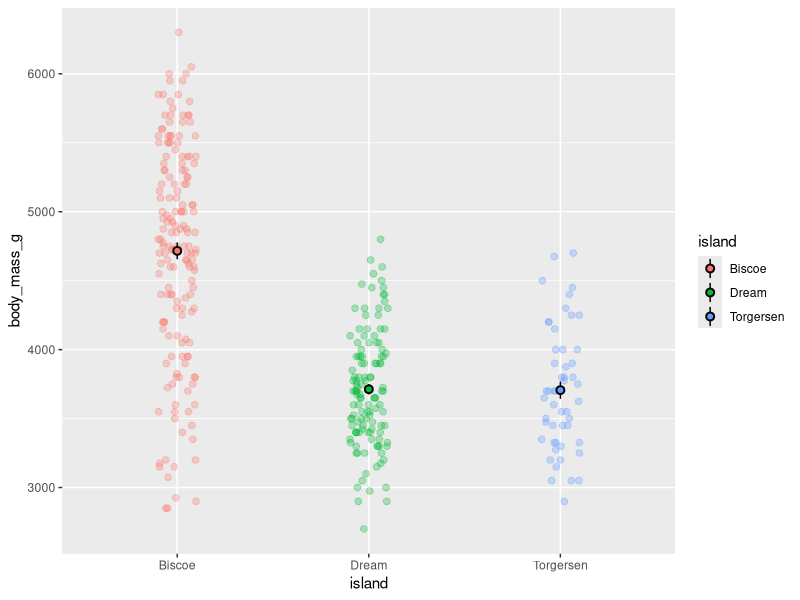
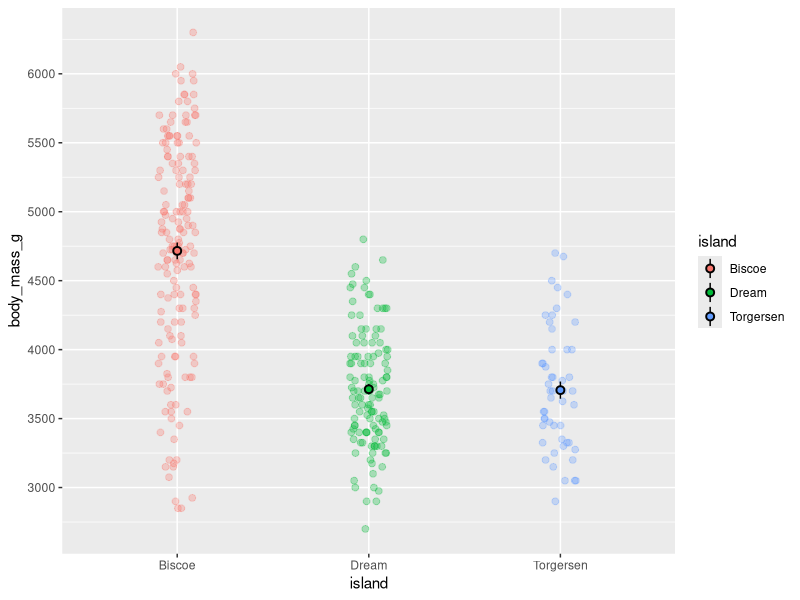
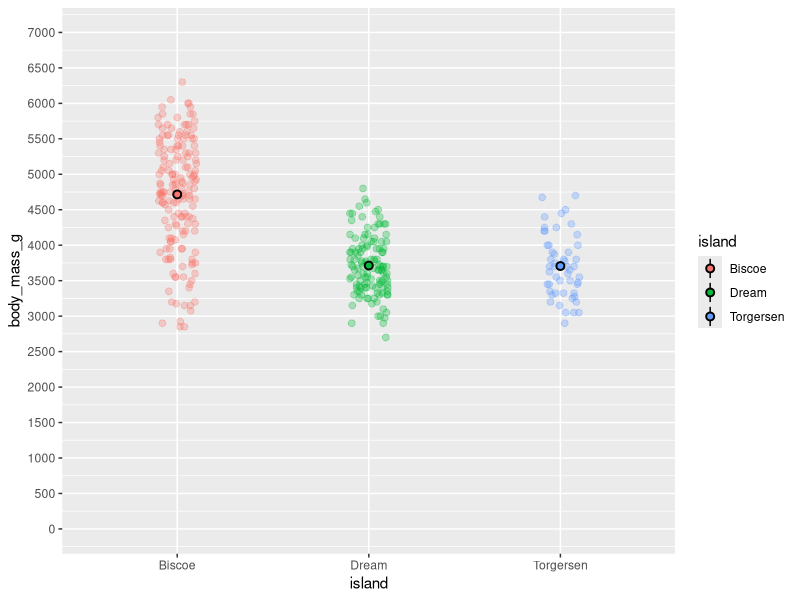
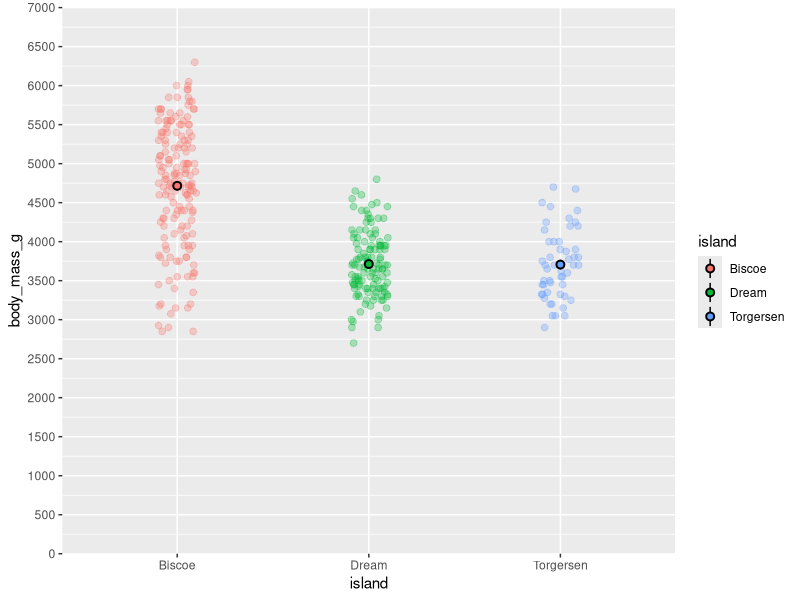
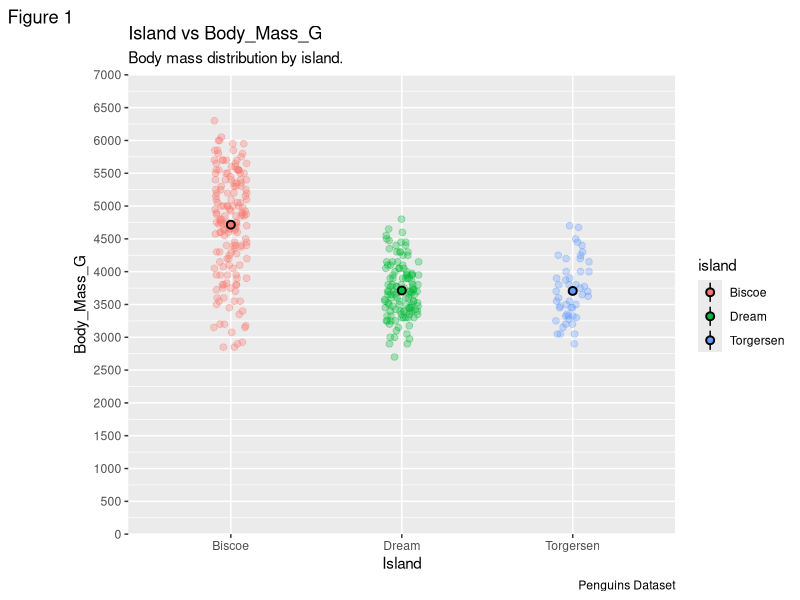
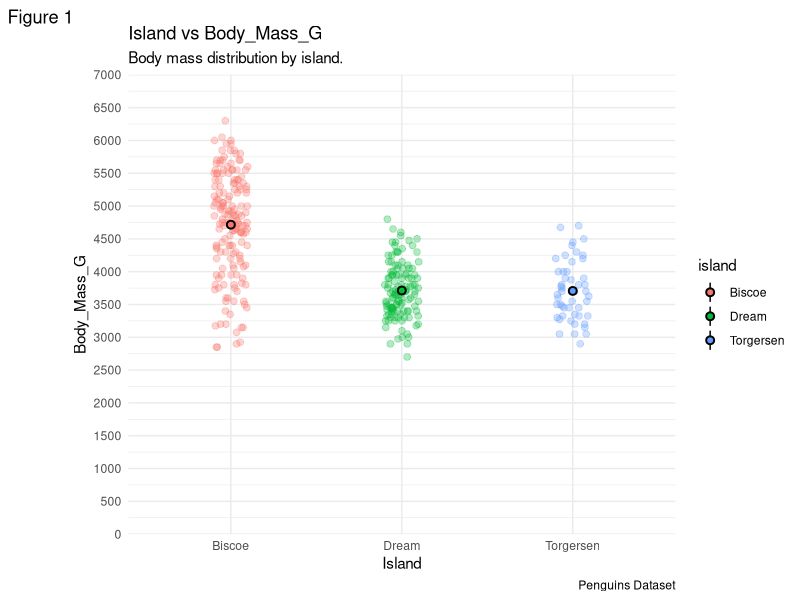
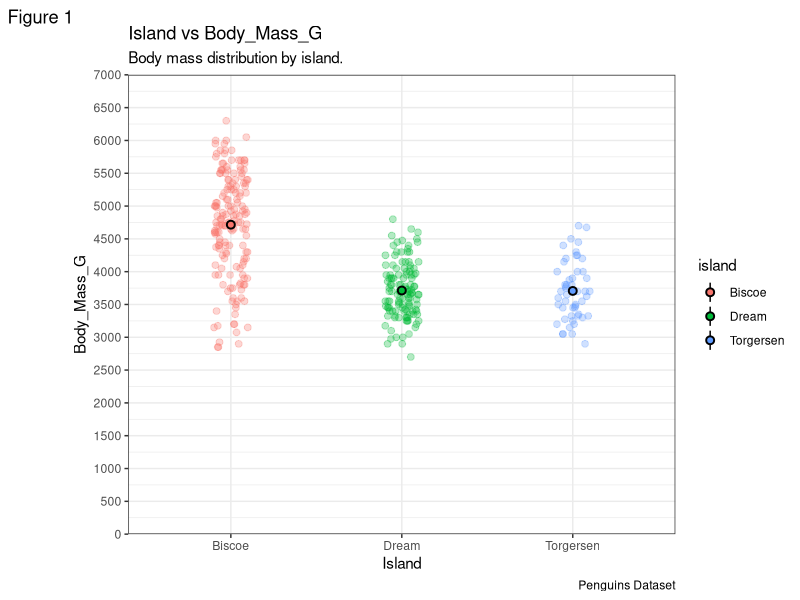
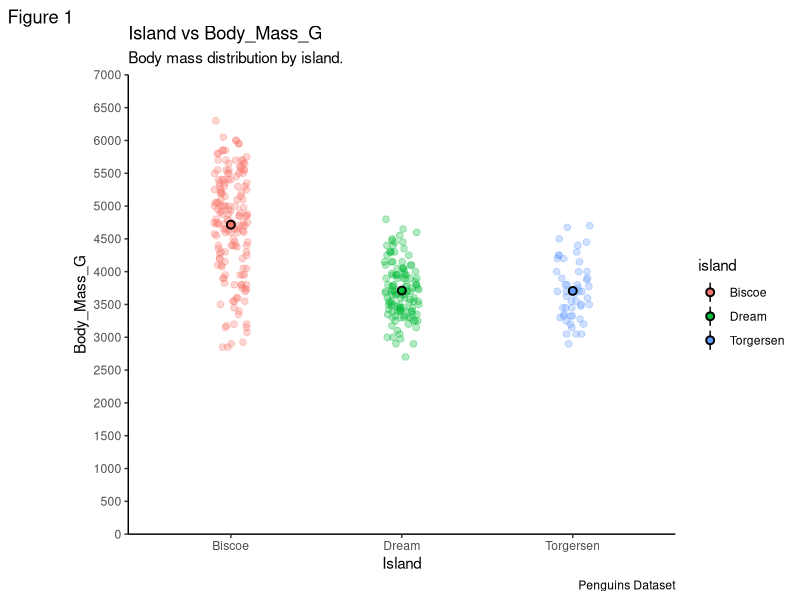

Write the R code that produced these figures, in order.
## ---- chunk 1
library(tidyverse) # Load tidyverse
library(palmerpenguins) # Load penguins data
## ---- chunk 2
base_plot <- penguins %>%
  ggplot(aes(y = body_mass_g, x = island)) +
  geom_jitter(height = 0, width = 0.1, 
              size = 2, alpha = 0.3,
              aes(color=island)) +
    stat_summary(fun.data = "mean_se",
               geom = "pointrange",
               color = "black",
               aes(fill = island),
               shape = 21,
               size = 0.5)

base_plot
## ---- chunk 3
base_plot +
  scale_y_continuous(breaks = seq(from = 0, to = 7000, by = 500),
                     labels = seq(from = 0, to = 7000, by = 500))
## ---- chunk 4
base_plot +
  coord_cartesian(ylim = c(0,7000)) + 
  scale_y_continuous(breaks = seq(from = 0, to = 7000, by = 500),
                     labels = seq(from = 0, to = 7000, by = 500))
## ---- chunk 5
base_plot +
  coord_cartesian(ylim = c(0,7000)) + 
  scale_y_continuous(breaks = seq(from = 0, to = 7000, by = 500),
                     labels = seq(from = 0, to = 7000, by = 500),
                     expand = c(0,0))
## ---- chunk 6
base_plot +
  coord_cartesian(ylim = c(0,7000)) + 
  scale_y_continuous(breaks = seq(from = 0, to = 7000, by = 500),
                     labels = seq(from = 0, to = 7000, by = 500),
                     expand = c(0,0)) +
  labs(title = "Island vs Body_Mass_G",
       subtitle = "Body mass distribution by island.",
       y = "Body_Mass_G",
       x = "Island",
       tag = "Figure 1",
       caption = "Penguins Dataset")
## ---- chunk 7
modified_plot <- base_plot +
  coord_cartesian(ylim = c(0,7000)) + 
  scale_y_continuous(breaks = seq(from = 0, to = 7000, by = 500),
                     labels = seq(from = 0, to = 7000, by = 500),
                     expand = c(0,0)) +
  labs(title = "Island vs Body_Mass_G",
       subtitle = "Body mass distribution by island.",
       y = "Body_Mass_G",
       x = "Island",
       tag = "Figure 1",
       caption = "Penguins Dataset")
## ---- chunk 8
modified_plot +
  theme_minimal()


modified_plot +
  theme_bw()


modified_plot +
  theme_classic()
## ---- chunk 9
modified_plot +
  theme_classic() +
  theme(plot.title = element_text(size = 14,
                                  face = "bold"),
        plot.subtitle = element_text(size = 10, 
                                     color = "grey50"),
        plot.tag = element_text(face = "bold"))
## ---- chunk 10
modified_plot <- modified_plot +
  theme_classic() +
  theme(plot.title = element_text(size = 14,
                                  face = "bold",
                                  hjust = 0.5),
        plot.subtitle = element_text(size = 10, 
                                     color = "grey50",
                                     hjust = 0.5),
        plot.tag = element_text(face = "bold")) 

modified_plot
## ---- chunk 11
modified_plot <- modified_plot +
  theme(plot.caption = element_text(hjust = 0,
                                    face = "italic"))

modified_plot
## ---- chunk 12
modified_plot <- modified_plot +
  theme(axis.title = element_text(size = 11.5,
                                  face = "bold"))

modified_plot
## ---- chunk 13
modified_plot <- modified_plot +
  theme(plot.subtitle = element_text(size = 10, 
                                     color = "grey50",
                                     hjust = 0.5,
                                     margin = margin(t = 0.05, 
                                                     r = 0, 
                                                     b = 0.1, 
                                                     l = 0, 
                                                     unit = "inch")),
        axis.title.x = element_text(size = 16,
                                    face = "bold",
                                    margin = margin(t = 0.1, 
                                                    r = 0, 
                                                    b = 0, 
                                                    l = 0, 
                                                    unit = "inch")),
        axis.title.y = element_text(size = 16,
                                    face = "bold",
                                    margin = margin(t = 0, 
                                                    r = 0.1, 
                                                    b = 0, 
                                                    l = 0, 
                                                    unit = "inch")))

modified_plot

## ---- chunk 14
modified_plot <- modified_plot +
  theme(axis.line.x = element_line(color = "black", size = 1),
        axis.ticks = element_line(color = "darkgrey", size = 1),
        axis.text = element_text(face = "bold",
                                 color = "black",
                                 size = 10))

modified_plot
## ---- chunk 15
theme(plot.title = element_text(size = 18,
                                face = "bold",
                                hjust = 0.5),
      plot.subtitle = element_text(size = 10, 
                                   color = "grey50",
                                   face = "bold",
                                   hjust = 0.5,
                                   margin = margin(b = 0.2, 
                                                   unit = "inch")),
      plot.tag = element_text(face = "bold"),
      plot.caption = element_text(hjust = 0,
                                  face = 'italic'),
      axis.title.x = element_text(size = 16,
                                  face = "bold",
                                  margin = margin(t = 0.2, 
                                                  unit = "inch")),
      axis.title.y = element_text(size = 16,
                                  face = "bold",
                                  margin = margin(r = 0.2, 
                                                  unit = "inch")),
      axis.line.x = element_line(color = "gray40", size = 0.5),
      axis.ticks = element_line(color = "gray40", size = 0.5),
      axis.text = element_text(face = "bold",
                               color = "black",
                               size = 12))
## ---- chunk 16
theme_set(theme_classic() + 
            theme(plot.title = element_text(size = 18,
                                face = "bold",
                                hjust = 0.5),
      plot.subtitle = element_text(size = 10, 
                                   color = "grey50",
                                   face = "bold",
                                   hjust = 0.5,
                                   margin = margin(b = 0.2, 
                                                   unit = "inch")),
      plot.tag = element_text(face = "bold"),
      plot.caption = element_text(hjust = 0,
                                  face = 'italic'),
      axis.title.x = element_text(size = 16,
                                  face = "bold",
                                  margin = margin(t = 0.2, 
                                                  unit = "inch")),
      axis.title.y = element_text(size = 16,
                                  face = "bold",
                                  margin = margin(r = 0.2, 
                                                  unit = "inch")),
      axis.line.x = element_line(color = "gray40", size = 0.5),
      axis.ticks = element_line(color = "gray40", size = 0.5),
      axis.text = element_text(face = "bold",
                               color = "black",
                               size = 12)))
## ---- chunk 17
ggplot(data = diamonds, aes(x = carat, y = price)) +
  geom_point(alpha = 0.3, color = "pink") +
  labs(title = "Diamond Price vs. Carat",
       subtitle = "Prices increase with carat weight.",
       x = "Carat",
       y = "Price (USD)",
       caption = "Diamonds dataset",
       tag = "Figure 1")
## ---- chunk 18
modified_plot +
  theme(legend.position = "none")
## ---- chunk 19
theme(legend.box.background = element_rect(color = "black", # Add a defined box around legend
                                           size = 2),
      legend.title = element_text(face = "bold"), # Modify the title
      legend.text = element_text(face = "bold"), # Modify text
      legend.title.align = 0.5, # Change alignment of legend title. Think of this like an hjust.
      legend.key = element_rect(fill = "white", colour = "black") # Add defined boxes around legend key graphic
) 
## ---- chunk 20
modified_plot <- modified_plot +
  theme(legend.box.background = element_rect(color = "black", size = 2),
        legend.title = element_text(face = "bold"),
        legend.text = element_text(face = "bold"),
        legend.title.align = 0.5,
        legend.key = element_rect(fill = "white", colour = "black"))

modified_plot
## ---- chunk 21
library(patchwork)
## ---- chunk 22
a = penguins %>%
  ggplot(aes(y = body_mass_g, x = island)) +
  geom_jitter(height = 0, width = 0.1, 
              size = 2, alpha = 0.3,
              aes(color=island)) +
    stat_summary(fun.data = "mean_se",
               geom = "pointrange",
               color = "black",
               aes(fill = island),
               shape = 21,
               size = 0.5)
a
b = penguins %>%
  ggplot(aes(y = body_mass_g, x = species)) +
  geom_jitter(height = 0, width = 0.1, 
              size = 2, alpha = 0.3,
              aes(color=species)) +
    stat_summary(fun.data = "mean_se",
               geom = "pointrange",
               color = "black",
               aes(fill = species),
               shape = 21,
               size = 0.5)
b
c = penguins %>%
  drop_na() %>%
    ggplot(aes(y = body_mass_g, x = sex)) +
    geom_point(size = 2, alpha = 0.3,
               shape = 21,
                aes(fill = sex),
                position = position_jitter(width = 0.1)) +
    stat_summary(fun.data = "mean_se",
                 geom = "pointrange",
                 color = "black",
                 aes(fill = sex),
                 shape = 21,
                 size = 0.5)
c
## ---- chunk 23
a + b
## ---- chunk 24
b / c
## ---- chunk 25
c | (a / b)
## ---- chunk 26
ggsave(plot = a, 
       filename = "Island_Vs_BodyMass.png",
       width = 12,
       height = 8)
